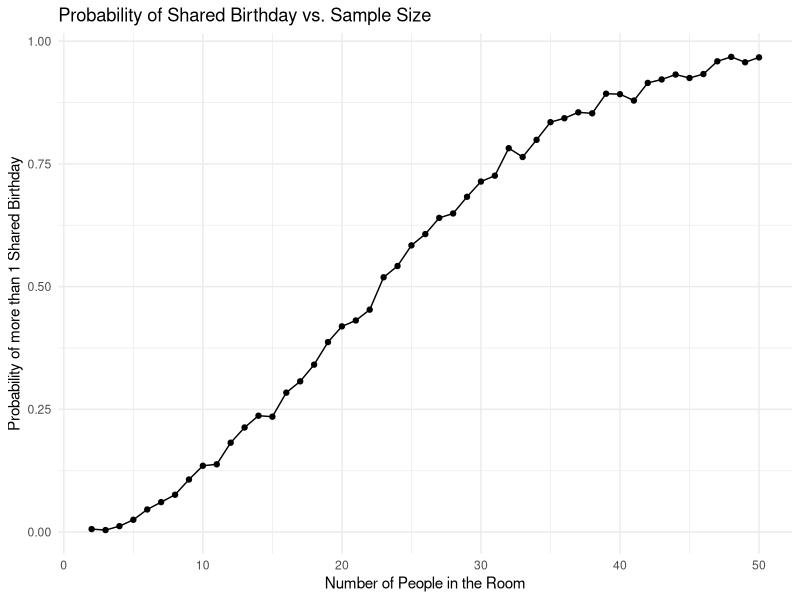

Reproduce this figure in R. (Note: a time limit stopped this script after it produced the figure.)
## ---- chunk 1
library(tidyverse)
library(broom)
set.seed(1)
## ---- chunk 2
bday_sim = function(n_people) {
  
  birthdays = sample(1:365, size = n_people, replace = TRUE)

  repeated_bday = length(unique(birthdays)) < n_people

  repeated_bday
  
}
## ---- chunk 3
bday_results = 
  expand_grid(
    group_size = 2 :50,
    iter = 1:1000) |>
  mutate(share_bday = map_lgl(group_size, bday_sim)) |>
  group_by(group_size) |>
  summarize(prob_sharebday = mean(share_bday))
  
## ---- chunk 4
bday_results |> 
  ggplot(aes(x = group_size, y = prob_sharebday)) +
  geom_point() +
  geom_line() +
  labs(
    title = "Probability of Shared Birthday vs. Sample Size",
    x = "Number of People in the Room",
    y = "Probability of more than 1 Shared Birthday"
  ) +
  theme_minimal()
## ---- chunk 5
n = 30
sigma = 5
sim_one <- function(mu) {
  x <- rnorm(n = n, mean = mu, sd = sigma)
  ttest <- t.test(x, mu = 0)
  tidy(ttest) |>
    select(estimate, p.value) |>
    rename(mu_hat = estimate) 
}

sim_results <-
  expand_grid(
    true_mu = 0:6,
    iter = 1:5000) |>
  mutate(output = map(true_mu, sim_one)) |>
  unnest(output)
## ---- chunk 6
power_df <-
  sim_results |>
  group_by(true_mu) |>
  summarize(power = mean (p.value <0.5)) |>
  ggplot(aes(x = true_mu, y = power)) +
  geom_point() +
  geom_line() +
  labs( titble = "Power of One-Sample T-Test",
        x = "True mean (μ)",
        y = "Power: Proportion of times reject H0"
  )
power_df
## ---- chunk 7
avg_est <- sim_results |>
  group_by(true_mu) |>
  summarize(avg_mu_hat = mean(mu_hat))

ggplot(avg_est, aes(x = true_mu, y = avg_mu_hat)) +
  geom_point() +
  geom_line() +
  labs(
    title = "Average μ vs. True mean (μ)",
    x = "True mean (μ)",
    y = "Average μ̂")+
  theme_minimal()
## ---- chunk 8
avg_reject <-
  sim_results |>
  filter(p.value < 0.05) |>
  group_by(true_mu) |>
  summarize(mu_hat_reject = mean(mu_hat))

ggplot(avg_reject, aes(x = true_mu, y = mu_hat_reject)) +
  geom_point() +
  geom_line() +
  labs(
    title = " Average μ̂ when H0 is rejected",
    x = "True mean (μ)",
    y = "Average μ̂ on rejected samples"
  ) +
  theme_minimal()

## ---- chunk 9

## ---- chunk 10

## ---- chunk 11

## ---- chunk 12

## ---- chunk 13

## ---- chunk 14

## ---- chunk 15

## ---- chunk 16

## ---- chunk 17

## ---- chunk 18

## ---- chunk 19

## ---- chunk 20

## ---- chunk 21

## ---- chunk 22

## ---- chunk 23

## ---- chunk 24
